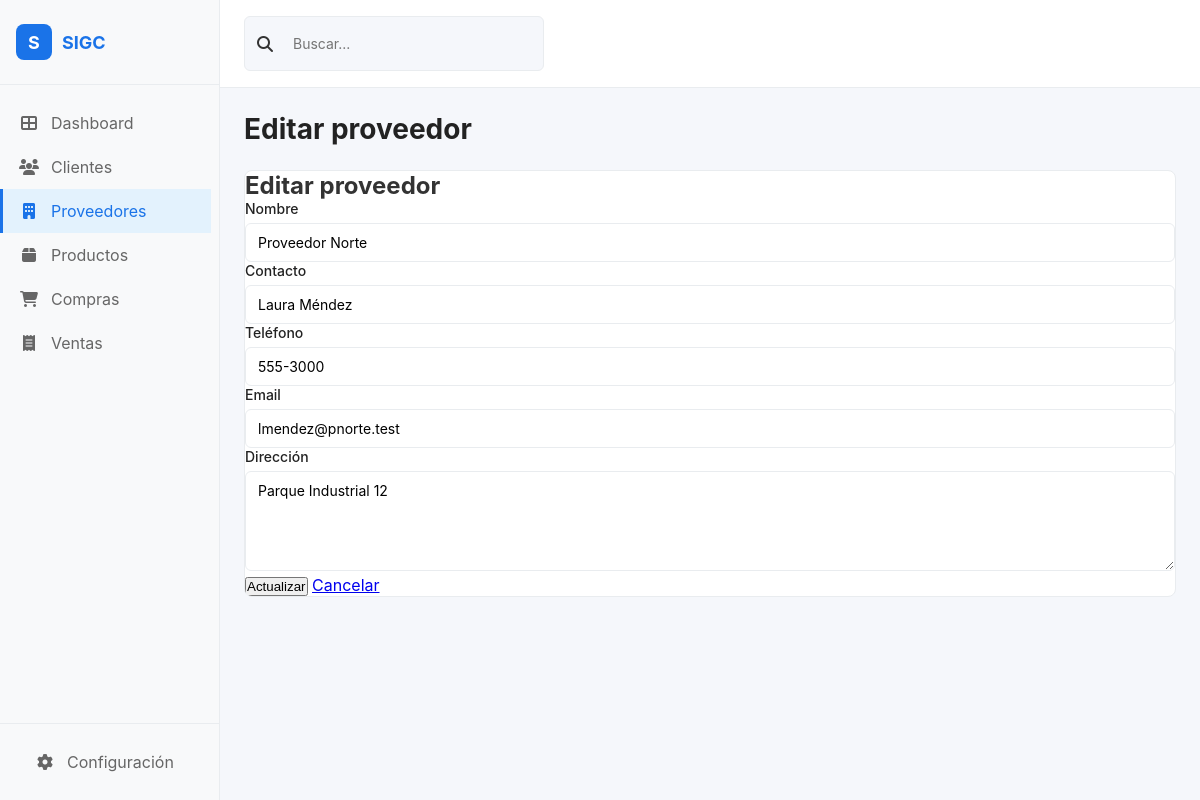
The app's page /modules/proveedores/update.php?id=1 with its own data.
### tables this page shows
CREATE TABLE IF NOT EXISTS proveedores (
  id INT AUTO_INCREMENT PRIMARY KEY,
  nombre VARCHAR(140) NOT NULL,
  contacto VARCHAR(140),
  telefono VARCHAR(60),
  email VARCHAR(160),
  direccion VARCHAR(200),
  creado_en TIMESTAMP DEFAULT CURRENT_TIMESTAMP
);

### modules/proveedores/update.php (the view, shortened to what this page needs)
<?php
require_once __DIR__ . '/../../config/layout.php';
$db = db();
$id = (int)($_GET['id'] ?? 0);
$stmt = $db->prepare('SELECT * FROM proveedores WHERE id = ?');
$stmt->execute([$id]);
$proveedor = $stmt->fetch();
echo renderHeader('Editar proveedor');
?>
<div class="card">
  <h2>Editar proveedor</h2>
  <form method="post">
    <div>
      <label for="nombre">Nombre</label>
      <input required name="nombre" id="nombre" value="<?= htmlspecialchars($proveedor['nombre']) ?>" />
    </div>
    <div>
      <label for="contacto">Contacto</label>
      <input name="contacto" id="contacto" value="<?= htmlspecialchars($proveedor['contacto']) ?>" />
    </div>
    <div>
      <label for="telefono">Teléfono</label>
      <input name="telefono" id="telefono" value="<?= htmlspecialchars($proveedor['telefono']) ?>" />
    </div>
    <div>
      <label for="email">Email</label>
      <input type="email" name="email" id="email" value="<?= htmlspecialchars($proveedor['email']) ?>" />
    </div>
    <div>
      <label for="direccion">Dirección</label>
      <textarea name="direccion" id="direccion" rows="2"><?= htmlspecialchars($proveedor['direccion']) ?></textarea>
    </div>
    <div>
      <button class="btn" type="submit">Actualizar</button>
      <a class="btn secondary" href="read.php">Cancelar</a>
    </div>
  </form>
</div>
<?php echo renderFooter(); ?>

### config/layout.php (style rules this page uses)
* { margin: 0; padding: 0; box-sizing: border-box; }
body { font-family: -apple-system, BlinkMacSystemFont, 'Segoe UI', Roboto, 'Helvetica Neue', Arial, sans-serif; background: #f5f7fb; color: #333; }
.card { background: white; border-radius: 8px; border: 1px solid #e9ecef; overflow: hidden; margin-bottom: 24px; }
label { display: block; margin-bottom: 6px; font-weight: 500; color: #222; font-size: 14px; }
input, textarea, select { width: 100%; padding: 10px 12px; border: 1px solid #e9ecef; border-radius: 6px; font-family: inherit; font-size: 14px; transition: border-color 0.2s; }
textarea { resize: vertical; min-height: 100px; }

### records on screen
proveedores: nombre "Proveedor Norte", contacto "Laura Méndez", telefono "555-3000", email "lmendez@pnorte.test", direccion "Parque Industrial 12"

### other values on screen
$pageTitle "Editar proveedor"
